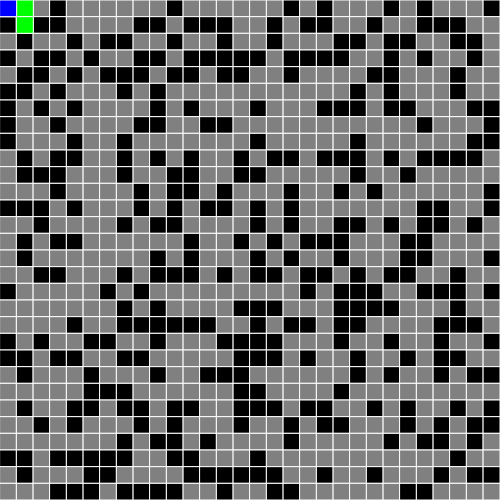
Frame 1 (no input)
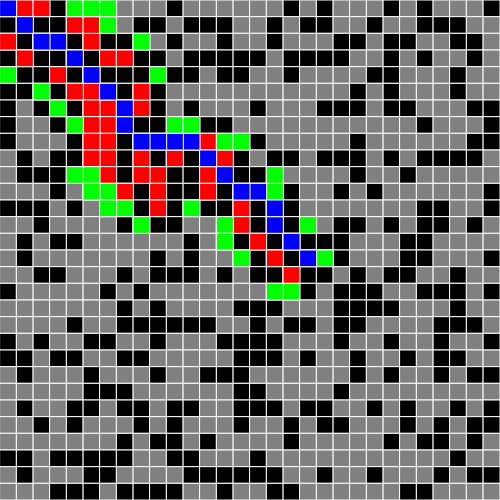
Frame 60 (no input)
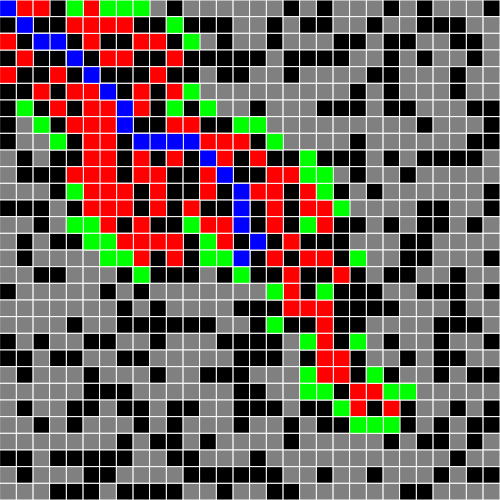
Frame 120 (the mouse pressed at the canvas centre since frame 60)

The p5.js sketch that drew these frames (run headless with seeded random() and noise() and a simulated clock; from frame 60 on, the mouse is pressed at the canvas centre):

// p5.js sketch
// ── sketch.js

//close set contains nodes that have been evaluated

//open set are nodes that need to be evaluated

let openSet = []
let closedSet = []

let start, end

let w, h

let cols = 30

let rows = 30

let grid = new Array(cols)

let current

let path = []



function setup() 
{

	createCanvas(500, 500)
	colorMode(RGB, 1)

	w = width/rows
	h = height/cols

	print(grid)




	for (let i=0; i<cols; i++)
	{
		grid[i] = new Array(rows);
	}





	for (let i=0; i<cols; i++)
	{
		for (let j=0; j<rows; j++)
		{
			grid[i][j] = new Spot(i, j)

			//print(grid[i][j])
		}
	}

	for (let i=0; i<cols; i++)
	{
		for (let j=0; j<rows; j++)
		{
			grid[i][j].addNeighbors(grid)
		}
	}


//----------------------------------------------------------------------

	start = grid[0][0]
	end = grid[cols-1][rows-1]


	start.wall = false
	end.wall = false



	openSet.push(start)

}

//f(n) = g(n) + h(n)

function draw() 
{
	//background(0)

	if (openSet.length > 0)
	{		
		let winnerIndex = 0;

		for (let i=0; i<openSet.length; i++)
		{
			//current := the node in openSet having the lowest fScore[] value
			if (openSet[i].f < openSet[winnerIndex].f)
			{
				winnerIndex = i
			}
		}

		current = openSet[winnerIndex]


		if (current === end)
		{
			noLoop()
			print("Done")
		}

		removeFromArray(openSet, current)
		closedSet.push(current)


		let neighbors = current.neighbors

		for (let i=0; i<neighbors.length; i++)
		{
      		let neighbor = neighbors[i];

	      // Valid next spot?
			if (!closedSet.includes(neighbor) && !neighbor.wall) 
			{
				let tentativeG = current.g + heuristic(neighbor, current)

			// Is this a better path than before?
				let newPath = false;

				if (openSet.includes(neighbor)) 
				{
					if (tentativeG < neighbor.g) 
					{
						neighbor.g = tentativeG;
						newPath = true;
					}
				} 

				else 
				{
					neighbor.g = tentativeG;
					newPath = true;
					openSet.push(neighbor);
				}

				// Yes, it's a better path
				if (newPath) 
				{
					neighbor.h = heuristic(neighbor, end);
					neighbor.f = neighbor.g + neighbor.h;
					neighbor.previous = current;
				}

			}

		}

	}


	else 
	{
	    console.log('no solution');
	    noLoop();

	    return;
	}

		  // Draw current state of everything
  	background(1);

	for (let i=0; i<cols; i++)
	{
		for (let j=0; j<rows; j++)
		{
			grid[i][j].show(0.5)
		}
	}


	for (let i = 0; i < closedSet.length; i++) 
	{
		closedSet[i].show(color(1, 0, 0));
	}

	for (let i = 0; i < openSet.length; i++) 
	{
		openSet[i].show(color(0, 1, 0));
	}

	// Find the path
	path = []
	let temp = current
	path.push(temp)


	//print(temp.previous)
	//backtrack the path, while there is a previous one, add it, 
	//and then set the current to that previous one. so on and so forth
	while (temp.previous) 
	{
		path.push(temp.previous);
		temp = temp.previous;

	}

	//print(openSet.length)

	for (let i of path)
	{
		i.show(color(0,0,1))
	}

}









function removeFromArray(array, element)
{
	for (let i=array.length; i>=0; i--)
	{

		if (array[i] == element)
		{
			array.splice(i,1)
		}

	}
}

function heuristic(a, b)
{
	let d = dist(a.i, a.j, b.i, b.j)

	//let d = abs(a.i-b.i) + abs(a.j-b.j)

	return d
}
// ── spot.js
class Spot
{
	constructor(i, j)
	{
		this.i = i
		this.j = j


		//f(n) = g(n) + h(n)
		this.f = 0
		this.g = 0
		this.h = 0

		this.neighbors = []
		this.previous = undefined

		this.wall = false

		if (random(1) < 0.4)
		{
			this.wall = true
		}
	}

	show(color)
	{

		stroke(1)

		fill(color)

		if (this.wall)
		{
			fill(0)
		}


		rect(this.i*w, this.j*h, w, h)
		//print("hello")

	}

	addNeighbors(grid)
	{

		let i = this.i
		let j = this.j


		if (i<cols-1) 	this.neighbors.push(grid[i+1][j])

		if (i>1) 		this.neighbors.push(grid[i-1][j])

		if (j<rows-1)   this.neighbors.push(grid[i][j+1])

		if (j>0) 		this.neighbors.push(grid[i][j-1])

  

		if (i > 0 && j > 0) this.neighbors.push(grid[i - 1][j - 1]);
  

		if (i < cols - 1 && j > 0) this.neighbors.push(grid[i + 1][j - 1]);

		if (i > 0 && j < rows - 1) this.neighbors.push(grid[i - 1][j + 1]);

		if (i < cols - 1 && j < rows - 1) this.neighbors.push(grid[i + 1][j + 1]);
      

    }

}
